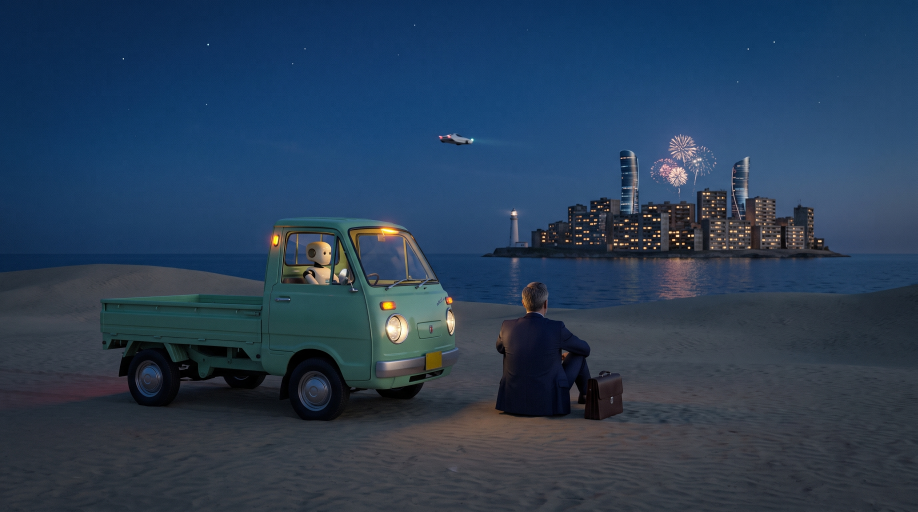
#> input picture videos/ai-human-coexistence/thumbnails/src/K2A_v1.jpg, 2752 x 1536 px (shown at 1/3 size)
$ python -i render.py   (imports and definitions only)
#> lines starting #> are read from the running program, lines starting #| are printed output that depends on the picture
#!/usr/bin/env python3
"""映像を1コマずつ描いて ffmpeg に流す。

  PROJ=作品フォルダ python3 render.py --stills [--only S01 S02]   # 各カットの中間コマを work/stills/ に（確認用）
  PROJ=作品フォルダ python3 render.py --at P02:1.2 P02:4.0 S12:7   # 指定カットの指定秒を一覧に → work/test_frames.jpg
  PROJ=作品フォルダ python3 render.py --frames 0 900               # 指定範囲だけ動画に（テスト）
  PROJ=作品フォルダ python3 render.py --workers 4                  # 全編 → work/video.mp4（細かく分けて並列）

時刻はすべて scenes.json の行（カット）基準。乱数はシード固定、時計・CSSアニメは使わない。
"""
import json, os, sys, math, argparse, subprocess
import numpy as np
from PIL import Image, ImageDraw, ImageFont, ImageFilter

HERE = os.path.dirname(os.path.abspath(__file__))
# 作品フォルダ（scenes.json・assets・out・work がある所）。環境変数 PROJ（なければ今のフォルダ）
ROOT = os.environ.get("PROJ") or os.getcwd()
# [1 line not run here, left out]
def _load(rel):
    p = os.path.join(ROOT, rel)
    return json.load(open(p, encoding="utf-8")) if os.path.exists(p) else {}
FIX = _load("fixes.json")                 # 画像の修正（ぼかし・切り取り・日付の描き込み）
LCD = _load("assets/overlay/lcd.json")    # 小さな画面の位置（detect_lcd.py）
# [1 line that did not run here, left out]
# [1 line that did not run here, left out]
# [1 line that did not run here, left out]
# [1 line that did not run here, left out]
# [1 line that did not run here, left out]
META = dict(title="", subtitle="", end_question="", afterglow_title="", afterglow_sub="", present_era="2026", past_era="1997")
# [1 line not run here, left out]
PRESENT = str(META["present_era"])   # この era のカットは「現在」の色（少し冷たく落ち着いた色）
FONT_TITLE = os.path.join(ROOT, "assets/fonts/ShipporiMincho_500Medium.ttf")
FONT_BODY = os.path.join(ROOT, "assets/fonts/ShipporiMincho_400Regular.ttf")
# [3 lines not run here, left out]

def ease(p):
    p = min(1.0, max(0.0, p))
    return 0.5 - 0.5 * math.cos(math.pi * p)

# [5 lines left out: function smooth, not called in this run]

# ───────── ドット絵（オリジナルの電子ペット「ぴこ」。16×16、#=点） ─────────
# 新しい絵は SPR に16行の文字列で足し、ANIM に（秒, 絵の名前）の並びを足す。カットの overlay にその名前を書く。
SPR = {
 "idle": ["................", "................", ".....######.....", "....#......#....", "...#........#...", "..#..##..##..#..",
          "..#..##..##..#..", "..#..........#..", "..#...#..#...#..", "..#....##....#..", "...#........#...", "....########....",
          "....#.#..#.#....", "................", "................", "................"],
 "eat1": ["................", "................", ".....######.....", "....#......#....", "...#........#...", "..#..##..##..#..",
          "..#..##..##..#..", "..#..........#.#", "..#...####...###", "..#...#..#...###", "...#...##...#...", "....########....",
          "....#.#..#.#....", "................", "................", "................"],
 "eat2": ["................", "................", "................", ".....######.....", "....#......#....", "...#........#...",
          "..#..##..##..#..", "..#..........#..", "..#...####...#..", "..#....##....#..", "...#........#...", "....########....",
          "....#.#..#.#....", "................", "................", "................"],
 "heart": ["................", "................", ".....######.....", "....#......#....", "...#........#...", "..#..#....#..#..",
           "..#.#.#..#.#.#..", "..#..........#..", "..#...#..#...#..", "..#....##....#..", "...#........#...", "....########....",
           "....#.#..#.#....", "..##.##.........", "..#####.........", "...###.........."],
 "ghost1": ["......####......", ".....#....#.....", "......####......", ".....######.....", "....#......#....", "...#........#...",
            "..#..........#..", "..#..##..##..#..", "..#..........#..", "..#....##....#..", "..#..........#..", "..#..........#..",
            "..#.##.##.##.#..", "..##..#..#..##..", "................", "................"],
 "ghost2": ["................", "......####......", ".....#....#.....", "......####......", ".....######.....", "....#......#....",
            "...#........#...", "..#..........#..", "..#..##..##..#..", "..#..........#..", "..#....##....#..", "..#..........#..",
            "..#..........#..", "..#.##.##.##.#..", "..##..#..#..##..", "................"],
 "egg1": ["................", "................", "......####......", ".....#....#.....", "....#......#....", "....#..##..#....",
          "...#..####..#...", "...#........#...", "...#.##..##.#...", "...#.##..##.#...", "...#........#...", "....#......#....",
          ".....######.....", "................", "................", "................"],
 "egg2": ["................", "................", ".....####.......", "....#....#......", "...#......#.....", "...#..##..#.....",
          "..#..####..#....", "..#........#....", "..#.##..##.#....", "..#.##..##.#....", "..#........#....", "...#......#.....",
          "....######......", "................", "................", "................"],
 "egg3": ["................", "................", ".......####.....", "......#....#....", ".....#......#...", ".....#..##..#...",
          "....#..####..#..", "....#........#..", "....#.##..##.#..", "....#.##..##.#..", "....#........#..", ".....#......#...",
          "......######....", "................", "................", "................"],
}
ANIM = {
    "pet_eat":   [(0.0, "idle"), (1.6, "eat1"), (2.1, "eat2"), (2.6, "eat1"), (3.1, "eat2"), (3.6, "eat1"), (4.1, "heart"), (5.6, "idle")],
    "pet_ghost": [(0.0, "ghost1"), (0.7, "ghost2"), (1.4, "ghost1"), (2.1, "ghost2"), (2.8, "ghost1"), (3.5, "ghost2"), (4.2, "ghost1"), (4.9, "ghost2"), (5.6, "ghost1"), (6.3, "ghost2"), (7.0, "ghost1"), (7.7, "ghost2"), (8.4, "ghost1")],
    "pet_egg":   [(0.0, None), (2.2, "egg1"), (3.2, "egg2"), (3.7, "egg1"), (4.2, "egg3"), (4.7, "egg1"), (5.7, "egg2"), (6.2, "egg1"), (6.7, "egg3"), (7.2, "egg1")],
}

# [43 lines left out: functions sprite_img, pet_frame, apply_lcd, not called in this run]

# ───────── 写真の日付（フィルムカメラ風のオレンジの数字） ─────────
SEG = {"0": "abcdef", "1": "bc", "2": "abged", "3": "abgcd", "4": "fgbc", "5": "afgcd", "6": "afgedc", "7": "abc", "8": "abcdefg", "9": "abcfgd"}

# [48 lines left out: functions seg_poly, seg_digit, datestamp, draw_stamp, not called in this run]

# ───────── 画像の読み込みと修正 ─────────
_cache = {}
# [44 lines left out: functions load_scene_image, base_window, not called in this run]

MOVES = {
    #        z0    z1    dx0    dx1   dy0   dy1   （dx,dyは窓幅に対する割合）
    "in":   (1.00, 1.075, 0, 0, 0, 0),
    "out":  (1.075, 1.00, 0, 0, 0, 0),
    "in_slow": (1.00, 1.06, 0, 0, 0, 0),
    "out_slow": (1.06, 1.00, 0, 0, 0, 0),
    "up":   (1.08, 1.08, 0, 0, 0.032, -0.032),
    "pan_r": (1.09, 1.09, -0.035, 0.035, 0, 0),
    "pan_l": (1.09, 1.09, 0.035, -0.035, 0, 0),
    "pan_r_slow": (1.08, 1.08, -0.03, 0.03, 0, 0),
    "pan_l_slow": (1.08, 1.08, 0.03, -0.03, 0, 0),
    "none": (1.0, 1.0, 0, 0, 0, 0),
}

# [20 lines left out: functions camera_frame, sprite_dot, not called in this run]

# [1 line that did not run here, left out]

# [18 lines left out: function fx_dust, not called in this run]

_RAYS = {}
# [15 lines left out: function ray_tex, not called in this run]

_RAYC = {}
# [10 lines left out: function fx_rays, not called in this run]

_RAIN = {}
# [32 lines left out: functions rain_tex, fx_rain, fx_flicker, not called in this run]

# ───────── 仕上げ（色・にじみ・周辺減光・粒子） ─────────
def vignette():
    y, x = np.mgrid[0:OH, 0:OW].astype(np.float32)
    r = np.sqrt(((x - OW / 2) / (OW / 2)) ** 2 + ((y - OH / 2) / (OH / 2)) ** 2)
    return (1 - 0.20 * np.clip(r - 0.45, 0, None) ** 1.6).astype(np.float32)[..., None]

# [1 line that did not run here, left out]
# [1 line that did not run here, left out]
# [1 line that did not run here, left out]

# [10 lines left out: function grade, not called in this run]

def bloom_src(arr, k=0.16):
    h, w = arr.shape[:2]
    small = Image.fromarray((np.clip(arr, 0, 1) * 255).astype(np.uint8)).resize((max(8, w // 8), max(8, h // 8)), Image.BILINEAR)
    small = small.filter(ImageFilter.GaussianBlur(6)).resize((w, h), Image.BILINEAR)
    b = np.asarray(small).astype(np.float32) / 255
    b = np.clip(b - 0.55, 0, 1) / 0.45
    return arr + b * k * (1 - arr)

# [36 lines left out: functions bloom, finish, text_layer, not called in this run]

_TXT = {}
def cached_text(key, lines):
    if key not in _TXT: _TXT[key] = text_layer(lines, 1.0)
    return _TXT[key]

def over(frame, layer, alpha):
    a = layer[..., 3:4] * alpha
    return frame * (1 - a) + layer[..., :3] * a

# [19 lines left out: function draw_text, not called in this run]


# ───────── 「プリント写真が色づいて動き出す」演出（reveal）と日英キャプション ─────────
_SPECK = {}
# [22 lines left out: functions specks, print_look, not called in this run]

_STAMP = {}
# [60 lines left out: functions stamp_rgba, reveal_frame, draw_caption, not called in this run]


# ───────── 動画クリップ（Veo など）を1コマずつ読む ─────────
class ClipReader:
    """ffmpeg で順に読み、直近のコマだけ持つ（戻るときは開き直す）"""
    # [26 lines left out: functions __init__, _open, get, not called in this run]

_CLIPS = {}
def clip_path(s):
    p = os.path.join(ROOT, "assets/clips", s["id"] + ".mp4")
    return p if os.path.exists(p) else None

# [29 lines left out: function clip_frame, not called in this run]

_SRCW = {}
# [20 lines left out: functions src_width, blur_regions, not called in this run]

# ───────── 1カットの描画 ─────────
_BG = {}
# [82 lines left out: functions card_background, render_scene, scene_at, render_frame, not called in this run]

def to_bytes(frame):
    return (frame * 255 + 0.5).astype(np.uint8).tobytes()

# [80 lines left out: functions encode, test_sheet, main, not called in this run]

# [2 lines not run here, left out]

>>> import cv2
>>> picture = cv2.imread('../../../../videos/ai-human-coexistence/thumbnails/src/K2A_v1.jpg', cv2.IMREAD_GRAYSCALE)
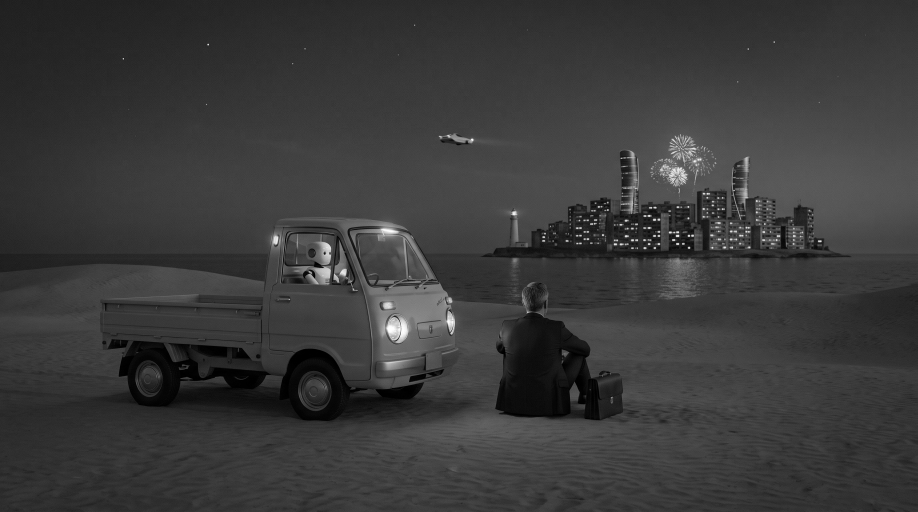
#> picture: shape (1536, 2752) (shown at 1/3 size); min 0, max 255, mean 58.2
>>> result = bloom_src(picture)
#> in bloom_src, `small = Image.fromarray((np.clip(arr, 0, 1) * 255).astype(np.uint8)).r..`:
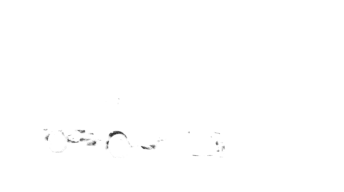
#> small: PIL image 344x192 L; min 42, max 255, mean 254.5
#> in bloom_src, `return arr + b * k * (1 - arr)`:
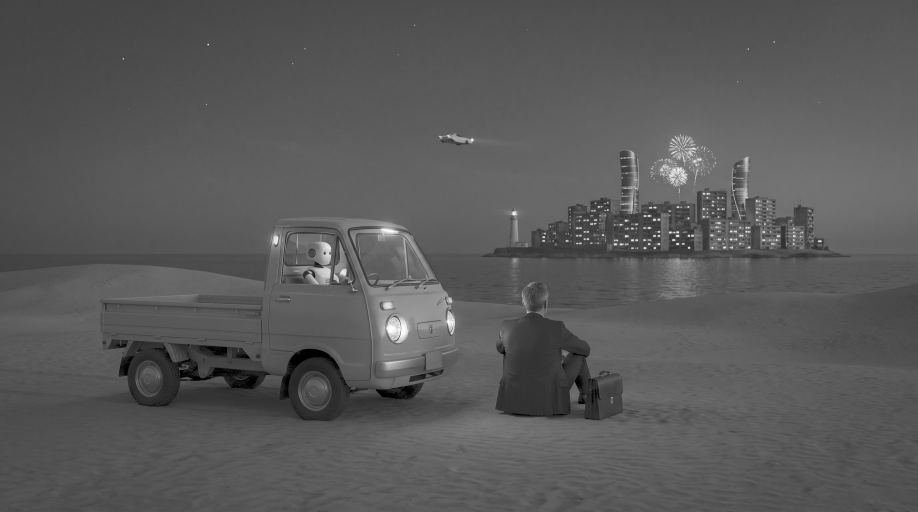
#> returned value: shape (1536, 2752) float32 (shown at 1/3 size); min 0.118, max 255.3, mean 89.7; drawn with min black and max white
